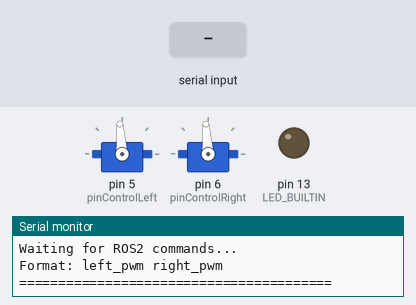
Bench run of a sketch on a simulated Arduino Uno, built with avr-gcc and run on an emulated ATmega328P. Parts: 2 × servo, output pins drawn as LEDs (lit = HIGH), the last lines printed to the serial monitor. The test bench sets the inputs (shaded band).

Above: at 2.2 s.
2.3 s: "90 45\n" received over Serial
At 2.62 s:
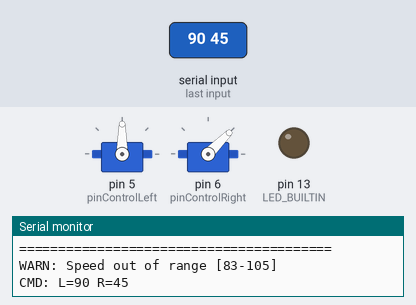
5.3 s: "30 150\n" received over Serial
At 5.62 s:
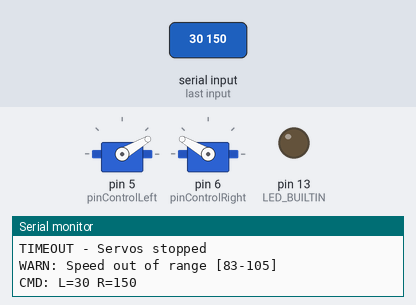
8.3 s: "1 90\n" received over Serial
At 8.62 s:
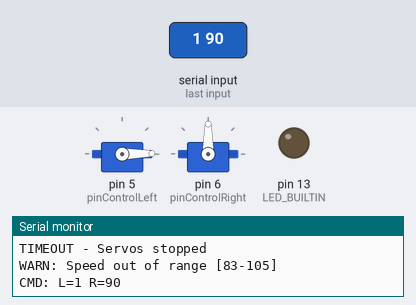
Timing chart, 0 to 11.3 s (numbered marks = the images above; inputs shaded):
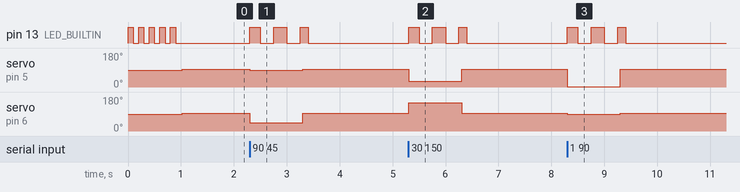

Measured:
- after the input at 2.3 s, pin 13 (LED_BUILTIN): goes HIGH 0.20 s, LOW 0.25 s, HIGH 0.25 s, LOW 0.25 s, HIGH 0.15 s, then LOW, starting at once; servo on pin 5 (pinControlLeft): 94° → 90° at once, → 94° 1.0 s later; servo on pin 6 (pinControlRight): 94° → 45° at once, → 94° 1.0 s later
- after the input at 5.3 s, pin 13 (LED_BUILTIN): goes HIGH 0.20 s, LOW 0.25 s, HIGH 0.25 s, LOW 0.25 s, HIGH 0.15 s, then LOW, starting at once; servo on pin 5 (pinControlLeft): 94° → 30° at once, → 94° 1.0 s later; servo on pin 6 (pinControlRight): 94° → 150° at once, → 94° 1.0 s later
- after the input at 8.3 s, pin 13 (LED_BUILTIN): goes HIGH 0.20 s, LOW 0.25 s, HIGH 0.25 s, LOW 0.25 s, HIGH 0.15 s, then LOW, starting at once; servo on pin 5 (pinControlLeft): 94° → 1° at once, → 94° 1.0 s later; servo on pin 6 (pinControlRight): 94° → 90° at once, → 94° 1.0 s later

The sketch:

teensy_imu_with_proven_params.ino
```cpp
/*
 * Teensy 4.0 - Servo Controller for IMU Straight Line (ROS2)
 * Uses proven parameters from 2m straight line code
 *
 * Pin Connections:
 * - Pin 5: Left Servo Signal
 * - Pin 6: Right Servo Signal
 * - Pin 7: Left Feedback (not used in this version)
 * - Pin 8: Right Feedback (not used in this version)
 *
 * Serial Protocol from ROS2:
 * - Receives: "left_angle right_angle" (e.g., "88 97")
 * - Angles are direct PWM values (0-180)
 *
 * IMPORTANT: Uses your proven servo parameters!
 */

#include <Servo.h>

// ==========================================
// PIN DEFINITIONS
// ==========================================
constexpr int pinControlLeft = 5;
constexpr int pinControlRight = 6;
constexpr int pinFeedbackLeft = 7;   // Not used
constexpr int pinFeedbackRight = 8;  // Not used

// ==========================================
// SERVO PARAMETERS (from your working 2m code!)
// ==========================================

// Neutral PWM values (STOP)
const int PWM_NEUTRAL_RIGHT = 94;
const int PWM_NEUTRAL_LEFT = 94;

// Forward motion base speeds (from your BASE_RIGHT_FWD/BASE_LEFT_FWD)
const int BASE_RIGHT_FWD = 88;   // From your working code
const int BASE_LEFT_FWD = 97;    // From your working code

// Backward motion base speeds (from your BASE_RIGHT_BACK/BASE_LEFT_BACK)
const int BASE_RIGHT_BACK = 98;  // From your working code
const int BASE_LEFT_BACK = 87;   // From your working code

// Speed limits (from your SPEED_MIN/SPEED_MAX)
const int SPEED_MIN = 83;
const int SPEED_MAX = 105;

// ==========================================
// GLOBAL VARIABLES
// ==========================================
Servo servoRight;
Servo servoLeft;

int current_left = PWM_NEUTRAL_LEFT;
int current_right = PWM_NEUTRAL_RIGHT;

unsigned long last_command_time = 0;
const unsigned long TIMEOUT = 1000;  // Stop if no command for 1 second

bool servos_attached = false;

// ==========================================

void setup() {
  Serial.begin(115200);

  pinMode(LED_BUILTIN, OUTPUT);
  pinMode(pinFeedbackRight, INPUT);
  pinMode(pinFeedbackLeft, INPUT);

  // Startup indication
  for (int i = 0; i < 5; i++) {
    digitalWrite(LED_BUILTIN, HIGH);
    delay(100);
    digitalWrite(LED_BUILTIN, LOW);
    delay(100);
  }

  Serial.println("========================================");
  Serial.println("   TEENSY SERVO CONTROLLER - ROS2");
  Serial.println("   (Using proven 2m motion parameters)");
  Serial.println("========================================");
  Serial.println("Servo Parameters:");
  Serial.print("  Neutral: R=");
  Serial.print(PWM_NEUTRAL_RIGHT);
  Serial.print(" L=");
  Serial.println(PWM_NEUTRAL_LEFT);
  Serial.print("  Forward: R=");
  Serial.print(BASE_RIGHT_FWD);
  Serial.print(" L=");
  Serial.println(BASE_LEFT_FWD);
  Serial.println("========================================");
  Serial.println("Waiting for ROS2 commands...");
  Serial.println("Format: left_pwm right_pwm");
  Serial.println("========================================\n");
}

void loop() {
  // Read incoming commands from ROS2
  if (Serial.available() > 0) {
    String cmd = Serial.readStringUntil('\n');
    parseCommand(cmd);
    last_command_time = millis();
  }

  // Safety timeout - stop if no command received
  if (millis() - last_command_time > TIMEOUT) {
    if (current_left != PWM_NEUTRAL_LEFT || current_right != PWM_NEUTRAL_RIGHT) {
      stopServos();
      Serial.println("TIMEOUT - Servos stopped");
    }
  }

  // Update servo positions
  updateServos();

  // LED blink when moving
  if (abs(current_left - PWM_NEUTRAL_LEFT) > 2 ||
      abs(current_right - PWM_NEUTRAL_RIGHT) > 2) {
    digitalWrite(LED_BUILTIN, (millis() / 250) % 2);
  } else {
    digitalWrite(LED_BUILTIN, LOW);
  }
}

void parseCommand(String cmd) {
  /*
   * Parse command in format: "left_pwm right_pwm"
   * Example: "88 97" (both forward)
   * Example: "94 94" (both stop)
   */
  cmd.trim();

  int space_index = cmd.indexOf(' ');
  if (space_index == -1) {
    Serial.println("ERROR: Invalid format. Use: left right");
    return;
  }

  int left = cmd.substring(0, space_index).toInt();
  int right = cmd.substring(space_index + 1).toInt();

  // Validate range (using your SPEED_MIN/SPEED_MAX)
  if (left < SPEED_MIN || left > SPEED_MAX ||
      right < SPEED_MIN || right > SPEED_MAX) {
    // Allow neutral values
    if (!((left == PWM_NEUTRAL_LEFT || left == PWM_NEUTRAL_RIGHT) &&
          (right == PWM_NEUTRAL_LEFT || right == PWM_NEUTRAL_RIGHT))) {
      Serial.print("WARN: Speed out of range [");
      Serial.print(SPEED_MIN);
      Serial.print("-");
      Serial.print(SPEED_MAX);
      Serial.println("]");
      // Still apply, but warn
    }
  }

  current_left = left;
  current_right = right;

  // Debug output
  Serial.print("CMD: L=");
  Serial.print(current_left);
  Serial.print(" R=");
  Serial.println(current_right);
}

void updateServos() {
  /*
   * Update servo positions based on current speed values
   */

  // Attach servos if not already attached
  if (!servos_attached) {
    servoLeft.attach(pinControlLeft);
    servoRight.attach(pinControlRight);
    servos_attached = true;
  }

  // Write positions to servos
  servoLeft.write(current_left);
  servoRight.write(current_right);
}

void stopServos() {
  /*
   * Stop both servos
   */
  current_left = PWM_NEUTRAL_LEFT;
  current_right = PWM_NEUTRAL_RIGHT;

  if (!servos_attached) {
    servoLeft.attach(pinControlLeft);
    servoRight.attach(pinControlRight);
    servos_attached = true;
  }

  servoLeft.write(PWM_NEUTRAL_LEFT);
  servoRight.write(PWM_NEUTRAL_RIGHT);

  delay(100);

  // Optionally detach to reduce jitter (comment out if causes issues)
  // servoLeft.detach();
  // servoRight.detach();
  // servos_attached = false;
}
```
